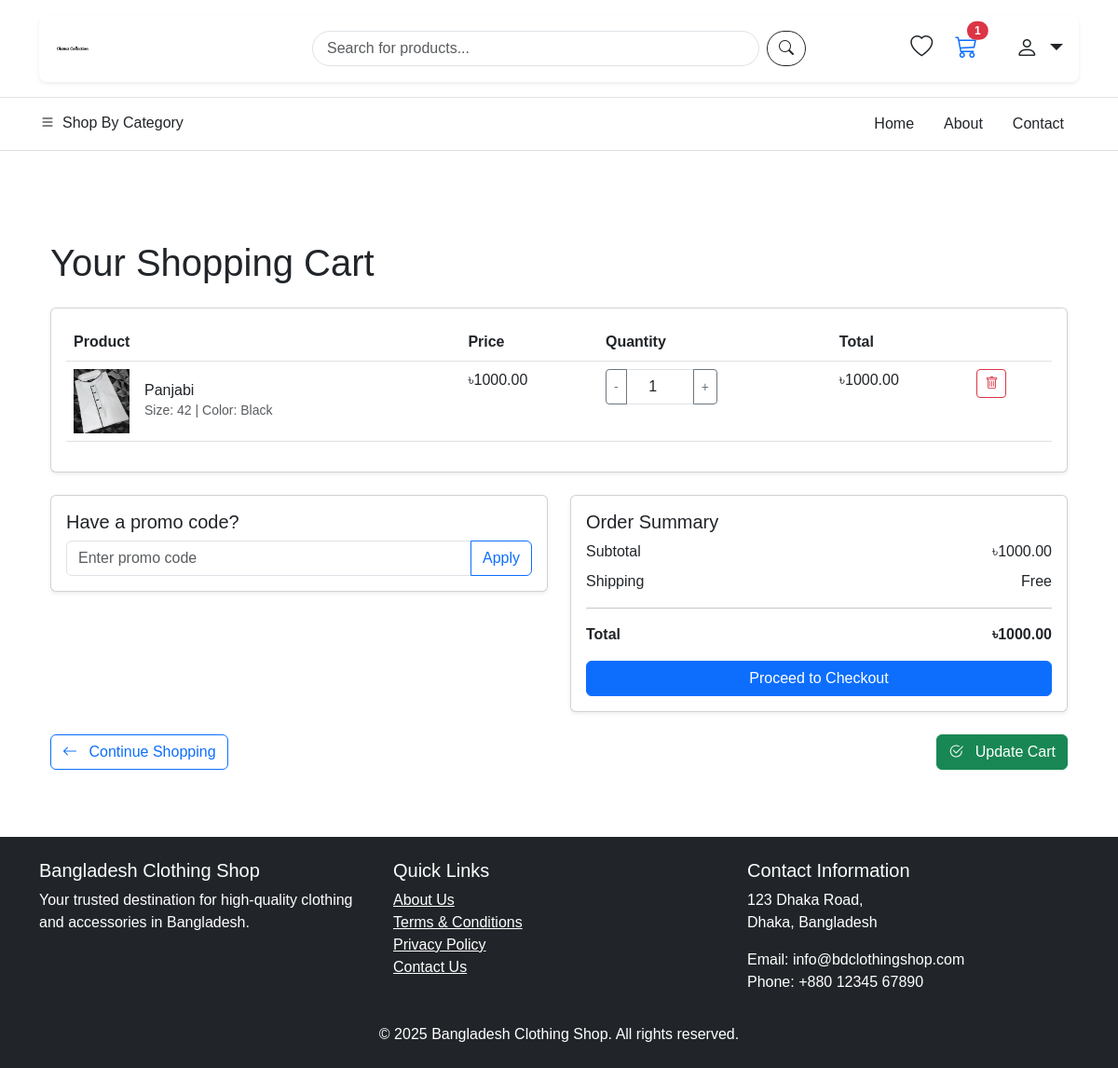
/cart/ (signed in), run on an earlier commit of the app's database.
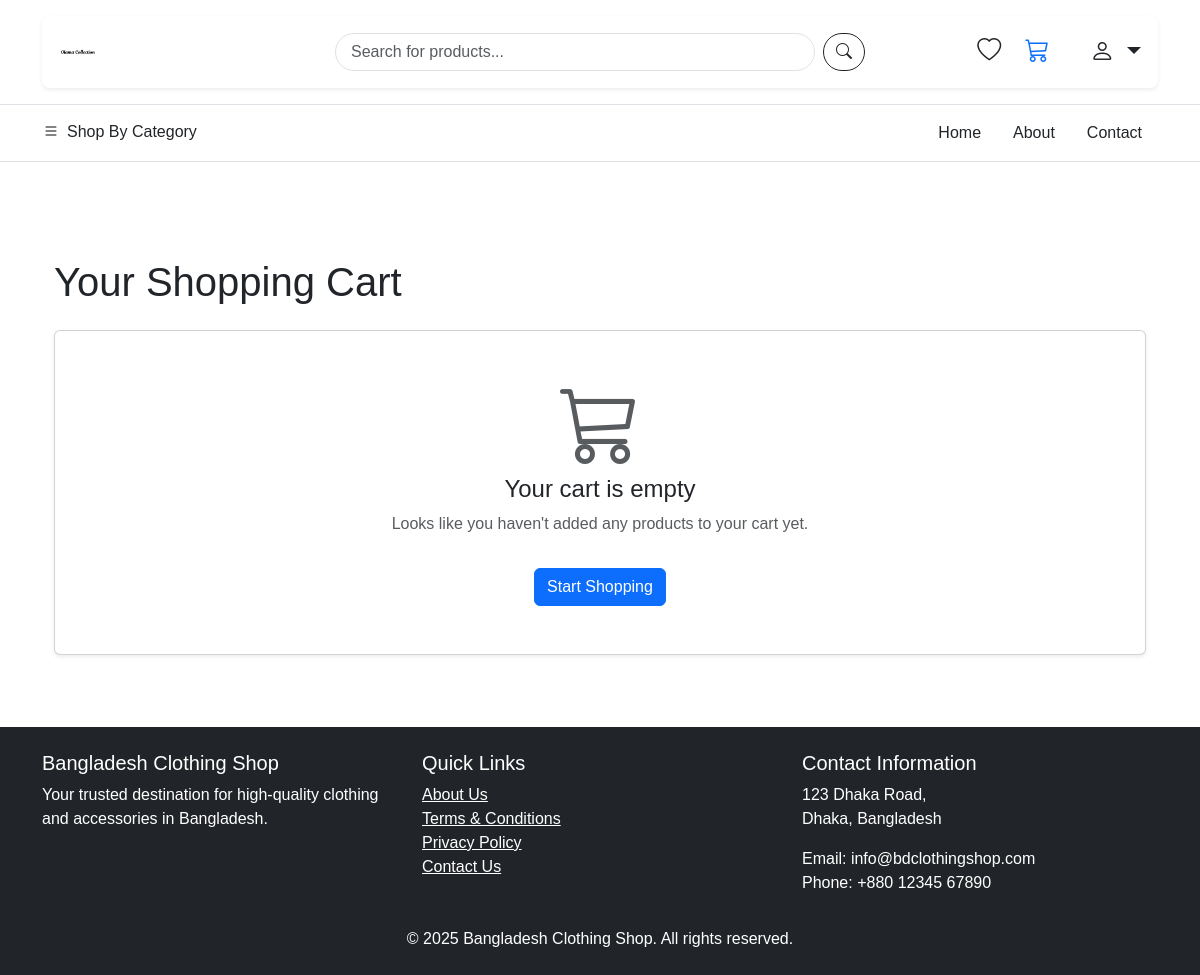
And on a later commit of the database.
### cart/models.py (models this page shows, shortened)
class Cart(models.Model):
    user = models.ForeignKey(settings.AUTH_USER_MODEL, on_delete=models.CASCADE, null=True, blank=True)
    session_id = models.CharField(max_length=255, null=True, blank=True)
    created_at = models.DateTimeField(auto_now_add=True)
    updated_at = models.DateTimeField(auto_now=True)
    @property
    def total_price(self):
        return sum(item.total_price for item in self.items.all())
    @property
    def total_items(self):
        return sum(item.quantity for item in self.items.all())

class CartItem(models.Model):
    cart = models.ForeignKey(Cart, on_delete=models.CASCADE, related_name='items')
    product_variant = models.ForeignKey(ProductVariant, on_delete=models.CASCADE)
    quantity = models.PositiveIntegerField(default=1)
    class Meta:
        unique_together = ('cart', 'product_variant')
    @property
    def total_price(self):
        if hasattr(self.product_variant, 'price'):
            variant_price = self.product_variant.price
        else:
            variant_price = self.product_variant.product.price
        return variant_price * self.quantity

### products/models.py (models this page shows, shortened)
class ProductImage(models.Model):
    product = models.ForeignKey(Product, on_delete=models.CASCADE, related_name='images')
    image = models.ImageField(upload_to='products/')
    alt_text = models.CharField(max_length=255, null=True, blank=True)
    is_main = models.BooleanField(default=False)

class ProductVariant(models.Model):
    product = models.ForeignKey(Product, on_delete=models.CASCADE, related_name='variants')
    size = models.CharField(max_length=50, null=True, blank=True)
    color = models.CharField(max_length=50, null=True, blank=True)
    price_adjustment = models.DecimalField(max_digits=10, decimal_places=2, default=0)
    stock_quantity = models.PositiveIntegerField(default=0)
    sku = models.CharField(max_length=100, null=True, blank=True)
    @property
    def price(self):
        base_price = self.product.discount_price if self.product.discount_price else self.product.price
        return base_price + self.price_adjustment

class Product(models.Model):
    PRODUCT_TYPE_CHOICES = (
        ('simple', 'Simple Product'),
        ('variable', 'Variable Product')
    )
    name = models.CharField(max_length=255)
    slug = models.SlugField(unique=True)
    description = models.TextField()
    category = models.ForeignKey(Category, on_delete=models.CASCADE)
    price = models.DecimalField(max_digits=10, decimal_places=2)
    discount_price = models.DecimalField(max_digits=10, decimal_places=2, null=True, blank=True)
    is_featured = models.BooleanField(default=False)
    is_active = models.BooleanField(default=True)
    created_at = models.DateTimeField(auto_now_add=True)
    updated_at = models.DateTimeField(auto_now=True)
    product_type = models.CharField(max_length=10, choices=PRODUCT_TYPE_CHOICES, default='simple')
    stock_quantity = models.PositiveIntegerField(default=0, null=True, blank=True)
    sku = models.CharField(max_length=100, null=True, blank=True)

### cart/views.py (the view)
# urls.py: path('', views.cart_detail, name='cart_detail'),
def cart_detail(request):
    cart = request.cart
    cart_items = cart.items.all()
    context = {
        'title': 'Your Shopping Cart',
        'cart': cart,
        'cart_items': cart_items
    }
    return render(request, 'cart/cart.html', context)

### templates/cart/cart.html (shortened to what the changed rows need)
{% extends 'base.html' %}
{% load static %}
{% block content %}
<div class="container my-5">
    <h1 class="mb-4">Your Shopping Cart</h1>
    {% if cart_items %}
    <form method="post" action="{% url 'cart:update_cart' %}" id="cart-form">
        <div class="card shadow-sm mb-4">
            <div class="card-body">
                <div class="table-responsive">
                    <table class="table table-hover">
                        <thead>
                            <tr>
                                <th>Product</th>
                                <th>Price</th>
                                <th>Quantity</th>
                                <th>Total</th>
                                <th></th>
                            </tr>
                        </thead>
                        <tbody>
                            {% for item in cart_items %}
                            <tr>
                                <td>
                                    <div class="d-flex align-items-center">
                                        {% with product_image=item.product_variant.product.images.first %}
                                            {% if product_image %}
                                                <img src="{{ product_image.image.url }}" alt="{{ item.product_variant.product.name }}" width="60" class="me-3">
                                            {% else %}
                                                <img src="{% static 'images/no-image.png' %}" alt="No Image Available" width="60" class="me-3">
                                            {% endif %}
                                        {% endwith %}
                                        <div>
                                            <h6 class="mb-0">{{ item.product_variant.product.name }}</h6>
                                            <small class="text-muted">
                                                {% if item.product_variant.size %}Size: {{ item.product_variant.size }}{% endif %}
                                                {% if item.product_variant.color %}{% if item.product_variant.size %} | {% endif %}Color: {{ item.product_variant.color }}{% endif %}
                                            </small>
                                        </div>
                                    </div>
                                </td>
                                <td>
                                    {% if item.product_variant.price %}
                                        ৳{{ item.product_variant.price }}
                                    {% else %}
                                        ৳{{ item.product_variant.product.price }}
                                    {% endif %}
                                </td>
                                <td>
                                    <div class="input-group" style="width: 120px;">
                                        <button type="button" class="btn btn-sm btn-outline-secondary decrease-qty" data-item-id="{{ item.id }}">-</button>
                                        <input type="number" name="quantity_{{ item.id }}" value="{{ item.quantity }}" min="1" class="form-control text-center">
                                        <button type="button" class="btn btn-sm btn-outline-secondary increase-qty" data-item-id="{{ item.id }}">+</button>
                                    </div>
                                </td>
                                <td>৳{{ item.total_price }}</td>
                                <td>
                                    <button type="button" class="btn btn-sm btn-outline-danger remove-item" data-item-id="{{ item.id }}">
                                        <i class="bi bi-trash"></i>
                                    </button>
                                </td>
                            </tr>
                            {% endfor %}
                        </tbody>
                    </table>
                </div>
            </div>
        </div>
        <div class="row">
            <div class="col-md-6">
                <div class="card shadow-sm mb-4">
                    <div class="card-body">
                        <h5 class="card-title">Have a promo code?</h5>
                        <div class="input-group">
                            <input type="text" class="form-control" placeholder="Enter promo code">
                            <button class="btn btn-outline-primary" type="button">Apply</button>
                        </div>
                    </div>
                </div>
            </div>
            <div class="col-md-6">
                <div class="card shadow-sm mb-4">
                    <div class="card-body">
                        <h5 class="card-title">Order Summary</h5>
                        <div class="d-flex justify-content-between mb-2">
                            <span>Subtotal</span>
                            <span>৳{{ cart.total_price }}</span>
                        </div>
                        <div class="d-flex justify-content-between mb-2">
                            <span>Shipping</span>
                            <span>Free</span>
                        </div>
                        <hr>
                        <div class="d-flex justify-content-between mb-3">
                            <strong>Total</strong>
                            <strong>৳{{ cart.total_price }}</strong>
                        </div>
                        <div class="d-grid">
                            <a href="{% url 'orders:checkout' %}" class="btn btn-primary">Proceed to Checkout</a>
                        </div>
                    </div>
                </div>
            </div>
        </div>
        <div class="d-flex justify-content-between">
            <a href="{% url 'home' %}" class="btn btn-outline-primary">
                <i class="bi bi-arrow-left me-2"></i> Continue Shopping
            </a>
            <button type="submit" class="btn btn-success">
                <i class="bi bi-check2-circle me-2"></i> Update Cart
            </button>
        </div>
    </form>
    {% else %}
    <div class="card shadow-sm">
        <div class="card-body text-center py-5">
            <i class="bi bi-cart3 display-1 text-muted mb-3"></i>
            <h4>Your cart is empty</h4>
            <p class="text-muted">Looks like you haven't added any products to your cart yet.</p>
            <a href="{% url 'home' %}" class="btn btn-primary mt-3">Start Shopping</a>
        </div>
    </div>
    {% endif %}
</div>
{% endblock %}

### templates/base.html (shortened to what the changed rows need)
{% load static %}
<!DOCTYPE html>
<html lang="en">
<head>
    <link href="https://cdn.jsdelivr.net/npm/bootstrap@5.3.0-alpha1/dist/css/bootstrap.min.css" rel="stylesheet">
    <link rel="stylesheet" href="https://cdn.jsdelivr.net/npm/bootstrap-icons@1.11.1/font/bootstrap-icons.css">
    <link rel="stylesheet" href="{% static 'css/style.css' %}">
</head>
<body>
    <header class="mb-4">
        <div class="container my-3">
            <div class="card shadow-sm border-0">
                <div class="card-body py-3">
                    <div class="row align-items-center">
                        <div class="col-md-3 d-flex justify-content-end gap-4">
                            <a href="{% url 'cart:cart_detail' %}" class="cart-icon position-relative me-3">
                                <i class="bi bi-cart3 fs-4"></i>
                                {% if request.cart.total_items > 0 %}
                                    <span class="cart-count position-absolute top-0 start-100 translate-middle badge rounded-pill bg-danger">
                                        {{ request.cart.total_items }}
                                    </span>
                                {% else %}
                                    <span class="cart-count position-absolute top-0 start-100 translate-middle badge rounded-pill bg-danger" style="display: none;">
                                        0
                                    </span>
                                {% endif %}
                            </a>
                        </div>
                    </div>
                </div>
            </div>
        </div>
    </header>
    <main class="container py-4">
        {% block content %}{% endblock %}
    </main>
</body>
</html>

What changed in the data, as far as the page shows it:
no longer on this page (row unchanged): Cart: cart.total_items "1", total_price "1000.00"
removed CartItem: product_variant.product.images.first.image (picture), product_variant.product.name "Panjabi", product_variant.size "42", product_variant.color "Black", product_variant.price "1000.00", id "1", total_price "1000.00"
Also different on the page:
text no longer shown: "Product Price Quantity Total Have a promo code? Apply Order Summary Subtotal ৳ Shipping Free Total ৳ Proceed to Checkout Continue Shopping Update Cart"
text now shown: "Your cart is empty Looks like you haven't added any products to your cart yet. Start Shopping"
